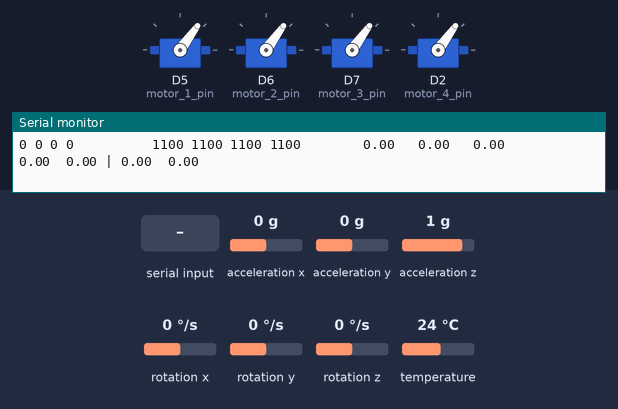
Bench run of a sketch on a simulated ESP8266 (Wemos D1 mini). On the bench: 4 × servo, the last lines printed to the serial monitor. The test bench sets the inputs (shaded band); at power-on: acceleration x 0 g, acceleration y 0 g, acceleration z 1 g, rotation x 0 °/s, rotation y 0 °/s, rotation z 0 °/s, temperature 24 °C.

Above: at 9.6 s.
9.7 s: "200\n" received over the second serial link
At 10.1 s:
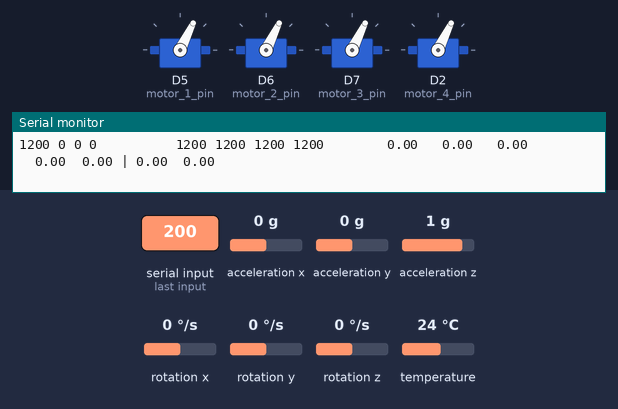
11.2 s: acceleration x set to -0.8 g
At 11.9 s:
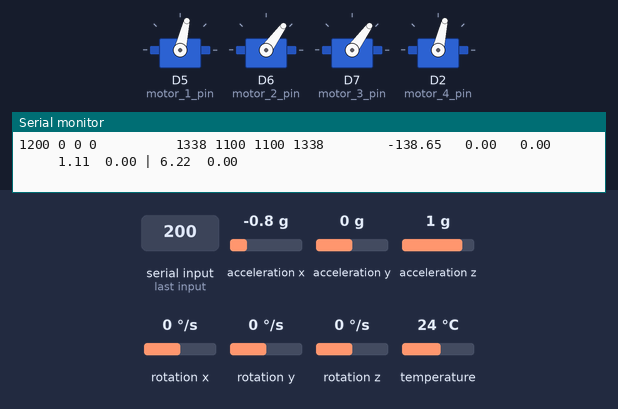
14.2 s: acceleration y set to -1.4 g
At 14.57 s:
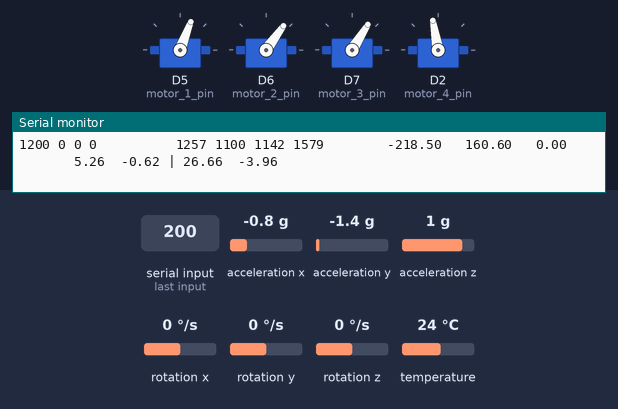
17.2 s: acceleration y set to 0 g
20.2 s: "90,45\n" received over the second serial link
23.2 s: "200\n" received over the second serial link
At 23.8 s:
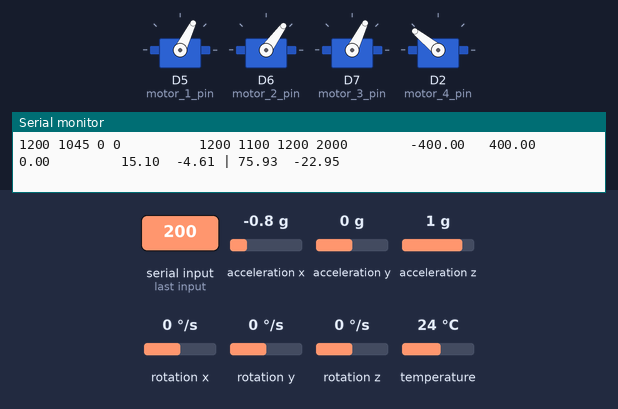
Timing chart, 0 to 25.7 s (numbered marks = the images above; inputs shaded):
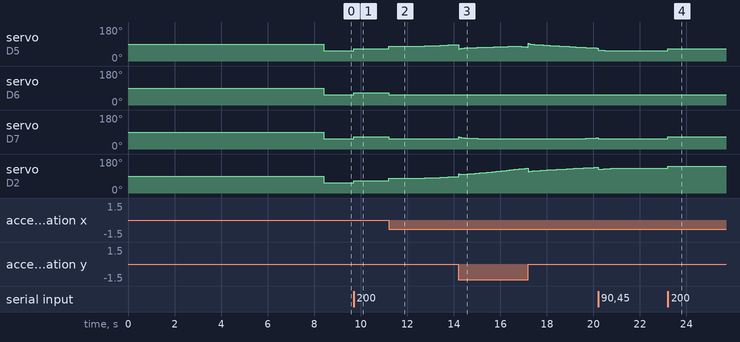

Measured:
- after the input at 9.7 s, servo on D5 (motor_1_pin), servo on D6 (motor_2_pin), servo on D7 (motor_3_pin), servo on D2 (motor_4_pin): 54° → 64° at once
- after the input at 11.2 s, servo on D6 (motor_2_pin), servo on D7 (motor_3_pin): 64° → 54° at once
- after the input at 23.2 s, servo on D5 (motor_1_pin), servo on D7 (motor_3_pin): 54° → 64° at once; servo on D2 (motor_4_pin): 131° → 141° at once

The sketch:

integrated_receiver_flight_controller.ino
```cpp
#include <Wire.h>
#include <HardwareSerial.h>
#include <SoftwareSerial.h>
// #include <ESP32_Servo.h>
#include <Servo.h>
#include <Adafruit_MPU6050.h>
#include <Adafruit_Sensor.h>

Adafruit_MPU6050 mpu;

// for esp32
// #define RXp2 16
// #define TXp2 17


///// HardwareSerial HC12;
// for esp32
// #define HC12 Serial2

// for esp8266 d1 mini
SoftwareSerial HC12(D3, D4);


// esp32 GPIO 25, 26, 27, 33 are motor output

//------------------servo pins--------------//
// int motor_r_f = 25;
// int motor_r_b = 26;
// int motor_l_f = 27;
// int motor_l_b = 33;

// int motor_1_pin = 25;
// int motor_2_pin = 26;
// int motor_3_pin = 27;
// int motor_4_pin = 32;

int motor_1_pin = D5;
int motor_2_pin = D6;
int motor_3_pin = D7;
int motor_4_pin = D2;

Servo motor1, motor2, motor3, motor4;

char packet[7];
boolean recvState;

const byte numChars = 32;
char receivedChars[numChars];  // an array to store the received data

boolean newData = false;
int input_THROTTLE, input_YAW, input_PITCH, input_ROLL;
String input = "";
//-----------------------------------------------------------------------//
int ESCout_1, ESCout_2, ESCout_3, ESCout_4;
int state1, state2, state3, state4;
//-----------------------------------------------------------------------//
int16_t gyro_x, gyro_y, gyro_z, acc_x, acc_y, acc_z, temperature, acc_total_vector;
float angle_pitch, angle_roll, angle_yaw;
boolean set_gyro_angles;
float angle_roll_acc, angle_pitch_acc;
float angle_pitch_output, angle_roll_output;
float elapsedTime;
long Time, timePrev, time2;
long gyro_x_cal, gyro_y_cal, gyro_z_cal;
//-----------------------------------------------------------------------//
float pitch_PID = 0, roll_PID = 0, yaw_PID = 0;
float roll_error = 0, roll_previous_error = 0, pitch_error = 0, pitch_previous_error = 0, yaw_error = 0;
float roll_pid_p = 0, roll_pid_d = 0, roll_pid_i = 0, pitch_pid_p = 0, pitch_pid_i = 0, pitch_pid_d = 0, yaw_pid_p = 0, yaw_pid_i = 0, yaw_pid_d = 0;
float roll_desired_angle, pitch_desired_angle, yaw_desired_angle;
double twoX_kp = 1.3;
double twoX_ki = 0.03;
double twoX_kd = 18;

double yaw_kp = 3;
double yaw_ki = 0.02;
double yaw_kd = 0.0;
//-----------------------------------------------------------------------//


float pid_p_gain_roll = 1.3;   //Gain setting for the roll P-controller
float pid_i_gain_roll = 0.04;  //Gain setting for the roll I-controller
float pid_d_gain_roll = 18.0;  //Gain setting for the roll D-controller
int pid_max_roll = 400;        //Maximum output of the PID-controller (+/-)

float pid_p_gain_pitch = pid_p_gain_roll;  //Gain setting for the pitch P-controller.
float pid_i_gain_pitch = pid_i_gain_roll;  //Gain setting for the pitch I-controller.
float pid_d_gain_pitch = pid_d_gain_roll;  //Gain setting for the pitch D-controller.
int pid_max_pitch = pid_max_roll;          //Maximum output of the PID-controller (+/-)

float pid_p_gain_yaw = 4.0;   //Gain setting for the pitch P-controller. //4.0
float pid_i_gain_yaw = 0.02;  //Gain setting for the pitch I-controller. //0.02
float pid_d_gain_yaw = 0.0;   //Gain setting for the pitch D-controller.
int pid_max_yaw = 400;        //Maximum output of the PID-controller (+/-)

void setup() {
  /// for brushed drone uncomment these folowing lines
  // pinMode(motor_1_pin, OUTPUT);
  // pinMode(motor_1_pin, OUTPUT);
  // pinMode(motor_1_pin, OUTPUT);
  // pinMode(motor_1_pin, OUTPUT);

  motor1.attach(motor_1_pin);
  motor2.attach(motor_2_pin);
  motor3.attach(motor_3_pin);
  motor4.attach(motor_4_pin);

  // for esp32
  // Serial1.begin(9600, SERIAL_8N1, RXp2, TXp2);

  Serial.begin(115200);

  // for arduino avr boards and esp 8266
  HC12.begin(9600);

  // Setting up the gyro
  if (!mpu.begin()) {
    Serial.println("Failed to find MPU6050 chip");
    while (1) {
      delay(10);
    }
  }
  Serial.println("MPU6050 Found!");


  // mpu.setAccelerometerRange(MPU6050_RANGE_8_G);
  // Serial.print("Accelerometer range set to: +-8G");

  // mpu.setGyroRange(MPU6050_RANGE_500_DEG);
  // Serial.print("Gyro range set to: +- 500 deg/s");


  // mpu.setFilterBandwidth(MPU6050_BAND_21_HZ);
  // Serial.print("Filter bandwidth set to: 21 Hz");

  delay(1000);
  Serial.println("Place your controller in a flat surface still");
  delay(3000);

  for (int cal_int = 0; cal_int < 2000; cal_int++) {
    if (cal_int % 125 == 0) Serial.print(".");
    sensors_event_t a, g, temp;
    mpu.getEvent(&a, &g, &temp);

    acc_x = a.acceleration.x;
    acc_y = a.acceleration.y;
    acc_z = a.acceleration.z;

    gyro_x = g.gyro.x;  //Add the low and high byte to the gyro_x variable
    gyro_y = g.gyro.y;  //Add the low and high byte to the gyro_y variable
    gyro_z = g.gyro.z;

    gyro_x_cal += gyro_x;
    gyro_y_cal += gyro_y;
    gyro_z_cal += gyro_z;
  }

  gyro_x_cal /= 2000;
  gyro_y_cal /= 2000;
  gyro_z_cal /= 2000;
  //-----------------------------------------------------------------------//
  Time = micros();
}

///
///
///-------------------loop----------------
///
///
void loop() {
  sensors_event_t a, g, temp;
  mpu.getEvent(&a, &g, &temp);

  timePrev = Time;
  Time = micros();
  elapsedTime = (float)(Time - timePrev) / (float)1000000;

  roll_PID = 0;
  pitch_PID = 0;
  yaw_PID = 0;

  // read_incoming_data();
  long int start = micros();
  recvWithEndMarker();
  showNewData();
  long int finish = micros();

  // if (newData == true) {

  //   Serial.println(finish - start);
  //   newData = false;
  // }

  acc_x = a.acceleration.x;
  acc_y = a.acceleration.y;
  acc_z = a.acceleration.z;

  gyro_x = g.gyro.x;  //Add the low and high byte to the gyro_x variable
  gyro_y = g.gyro.y;  //Add the low and high byte to the gyro_y variable
  gyro_z = g.gyro.z;

  gyro_x -= gyro_x_cal;
  gyro_y -= gyro_y_cal;
  gyro_z -= gyro_z_cal;

  angle_pitch += gyro_x * elapsedTime * 0.01526717557;  // 0.01526717557 = 1/65.5
  angle_roll += gyro_y * elapsedTime * 0.01526717557;
  angle_yaw += gyro_z * elapsedTime * 0.01526717557;

  angle_pitch += angle_roll * sin(gyro_z * 0.000001066);
  angle_roll -= angle_pitch * sin(gyro_z * 0.000001066);

  acc_total_vector = sqrt((acc_x * acc_x) + (acc_y * acc_y) + (acc_z * acc_z));


  if (abs(acc_y) < acc_total_vector) {                                 //Prevent the asin function to produce a NaN
    angle_pitch_acc = asin((float)acc_y / acc_total_vector) * 57.296;  //Calculate the pitch angle.
  }
  if (abs(acc_x) < acc_total_vector) {                                 //Prevent the asin function to produce a NaN
    angle_roll_acc = asin((float)acc_x / acc_total_vector) * -57.296;  //Calculate the roll angle.
  }

  angle_pitch_acc += 0;
  angle_roll_acc += 0;

  if (set_gyro_angles) {
    angle_pitch = angle_pitch * 0.9996 + angle_pitch_acc * 0.0004;
    angle_roll = angle_roll * 0.9996 + angle_roll_acc * 0.0004;
  } else {
    angle_pitch = angle_pitch_acc;
    angle_roll = angle_roll_acc;
    set_gyro_angles = true;
  }

  angle_pitch_output = angle_pitch_output * 0.9 + angle_pitch * 0.1;
  angle_roll_output = angle_roll_output * 0.9 + angle_roll * 0.1;
  //-----------------------------------------------------------------------//

  ////////////////////my code///////////////////////////
  if (input_ROLL > 1508) roll_desired_angle = input_ROLL - 1508;
  else if (input_ROLL < 1492) roll_desired_angle = input_ROLL - 1492;
  roll_desired_angle = angle_roll * 15;
  roll_desired_angle /= 3.0;

  if (input_PITCH > 1508) pitch_desired_angle = input_PITCH - 1508;
  else if (input_PITCH < 1492) pitch_desired_angle = input_PITCH - 1492;
  pitch_desired_angle = angle_pitch * 15;
  pitch_desired_angle /= 3.0;

  if (input_YAW > 1508) yaw_desired_angle = input_YAW - 1508;
  else if (input_YAW < 1492) yaw_desired_angle = input_YAW - 1492;
  yaw_desired_angle = angle_yaw * 15;
  yaw_desired_angle /= 3.0;
  // /////////////////////////////////////////////////////////////////

  // // roll_desired_angle = 3 * ((float)input_ROLL / (float)10 - (float)5);
  // // pitch_desired_angle = 3 * ((float)input_PITCH / (float)10 - (float)5);
  // //yaw_desired_angle =0;

  // // roll_pid_i = roll_pid_i + (twoX_ki * roll_error);
  // // pitch_pid_i = pitch_pid_i + (twoX_ki * pitch_error);
  // // yaw_pid_i = yaw_pid_i + (yaw_ki * yaw_error);

  roll_error = angle_roll_output - roll_desired_angle;
  pitch_error = angle_pitch_output - pitch_desired_angle;
  yaw_error = angle_yaw - yaw_desired_angle;

  roll_pid_p = twoX_kp * roll_error;
  pitch_pid_p = twoX_kp * pitch_error;
  yaw_pid_p = yaw_kp * yaw_error;


  if (-3 < roll_error < 3) { roll_pid_i = roll_pid_i + (twoX_ki * roll_error); }
  if (-3 < pitch_error < 3) { pitch_pid_i = pitch_pid_i + (twoX_ki * pitch_error); }
  if (-3 < yaw_error < 3) { yaw_pid_i = yaw_pid_i + (yaw_ki * yaw_error); }

  roll_pid_d = twoX_kd * ((roll_error - roll_previous_error) / elapsedTime);
  pitch_pid_d = twoX_kd * ((pitch_error - pitch_previous_error) / elapsedTime);
  // yaw_pid_d = yaw_kd * ((yaw_error - yaw_previous_error) / elapsedTime);       //yaw_kd = 0 so the following term will be 0


  roll_PID = roll_pid_p + roll_pid_i + roll_pid_d;
  pitch_PID = pitch_pid_p + pitch_pid_i + pitch_pid_d;
  yaw_PID = yaw_pid_p + yaw_pid_i;

  if (roll_PID < -400) {
    roll_PID = -400;
  } else if (roll_PID > 400) {
    roll_PID = 400;
  }
  if (pitch_PID < -400) {
    pitch_PID = -400;
  } else if (pitch_PID > 400) {
    pitch_PID = 400;
  }
  if (yaw_PID < -400) {
    yaw_PID = -400;
  } else if (yaw_PID > 400) {
    yaw_PID = 400;
  }

  ESCout_1 = input_THROTTLE - roll_PID - pitch_PID - yaw_PID;
  ESCout_2 = input_THROTTLE + roll_PID - pitch_PID + yaw_PID;
  ESCout_3 = input_THROTTLE + roll_PID + pitch_PID - yaw_PID;
  ESCout_4 = input_THROTTLE - roll_PID + pitch_PID + yaw_PID;


  if (ESCout_1 > 2000) {
    ESCout_1 = 2000;
  } else if (ESCout_1 < 1100) ESCout_1 = 1100;
  if (ESCout_2 > 2000) {
    ESCout_2 = 2000;
  } else if (ESCout_2 < 1100) ESCout_2 = 1100;
  if (ESCout_3 > 2000) {
    ESCout_3 = 2000;
  } else if (ESCout_3 < 1100) ESCout_3 = 1100;
  if (ESCout_4 > 2000) {
    ESCout_4 = 2000;
  } else if (ESCout_4 < 1100) ESCout_4 = 1100;

  roll_previous_error = roll_error;
  pitch_previous_error = pitch_error;

  //-----------------------------------------------------------------------//
  ////////------------------50hz refresh rate------------------/////////
  motor1.writeMicroseconds(ESCout_1);
  motor2.writeMicroseconds(ESCout_2);
  motor3.writeMicroseconds(ESCout_3);
  motor4.writeMicroseconds(ESCout_4);

  // /// for brushed drone uncomment these folowing lines and comment the upper code segment
  // // analogWrite(motor_1_pin, map(ESCout_1, 1000, 2000, 0, 255));
  // // analogWrite(motor_2_pin, map(ESCout_2, 1000, 2000, 0, 255));
  // // analogWrite(motor_3_pin, map(ESCout_3, 1000, 2000, 0, 255));
  // // analogWrite(motor_4_pin, map(ESCout_4, 1000, 2000, 0, 255));

  while ((micros() - Time) < 2000)
    ;

  Serial.print(input_THROTTLE);
  Serial.print(" ");
  Serial.print(input_YAW);
  Serial.print(" ");
  Serial.print(input_PITCH);
  Serial.print(" ");
  Serial.print(input_ROLL);
  Serial.print(" ");

  Serial.print("         ");

  Serial.print(ESCout_1);
  Serial.print(" ");
  Serial.print(ESCout_2);
  Serial.print(" ");
  Serial.print(ESCout_3);
  Serial.print(" ");
  Serial.print(ESCout_4);

  Serial.print("        ");

  Serial.print(roll_PID);
  Serial.print("   ");
  Serial.print(pitch_PID);
  Serial.print("   ");
  Serial.print(yaw_PID);
  Serial.print("       ");

  Serial.print("  ");
  Serial.print(angle_roll_output);
  Serial.print("  ");
  Serial.print(angle_pitch_output);
  Serial.print(" | ");
  Serial.print(roll_desired_angle);
  Serial.print("  ");
  Serial.print(pitch_desired_angle);
  Serial.println();
}

void recvWithEndMarker() {
  static byte ndx = 0;
  char endMarker = '\n';
  char rc;

  while (HC12.available() > 0 && newData == false) {
    rc = HC12.read();

    if (rc != endMarker) {
      receivedChars[ndx] = rc;
      ndx++;
      if (ndx >= numChars) {
        ndx = numChars - 1;
      }
    } else {
      receivedChars[ndx] = '\0';  // terminate the string
      ndx = 0;
      newData = true;
    }
  }
}

void showNewData() {
  if (newData == true) {
    // Serial.print("This just in ... ");
    String input = String(receivedChars);

    input.trim();

    int currentIndex = 0;
    int i = 0, length = input.length();

    int nextIndex = 0;

    while (nextIndex < length) {
      nextIndex = currentIndex + 3;
      String number = input.substring(currentIndex, nextIndex);

      int result = number.toInt();

      if (i == 0) input_THROTTLE = result + 1000;
      else if (i == 1) input_YAW = result + 1000;
      else if (i == 2) input_PITCH = result + 1000;
      else if (i == 3) input_ROLL = result + 1000;
      i++;

      currentIndex = nextIndex;
    }

    // Serial.print(input_THROTTLE);
    // Serial.print("   ");
    // Serial.print(input_YAW);
    // Serial.print("   ");
    // Serial.print(input_PITCH);
    // Serial.print("   ");
    // Serial.print(input_ROLL);
    // Serial.println("   ");
    // Serial.println(receivedChars);

    newData = false;
  }
}
```
